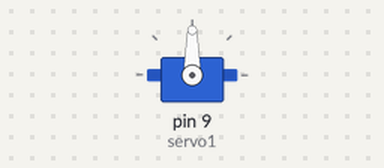
Recording of a sketch running on a simulated Arduino Uno, built with avr-gcc and run on an emulated ATmega328P. Shown: servo.

Above: at 6.0 s.
Timing chart, 0 to 9.0 s (numbered marks = the images above):
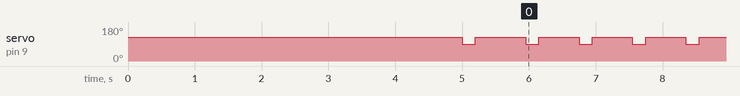

The sketch:

stackIt.ino
```cpp
#include <Servo.h>

Servo servo1;

void setup()
{
  servo1.attach(9);
    servo1.write(125);
  delay(5000);
  servo1.write(90);
  delay(200);
    servo1.write(125);
  delay(750);

}

void loop()
{
  servo1.write(90);  //1
  delay(200);
    servo1.write(125);
  delay(600);

}
```

Measured:
- by itself, servo on pin 9 (servo1): goes 90° 0.20 s, 125° 0.75 s, 155 × (90° 0.20 s, 125° 0.60 s), then 90°
